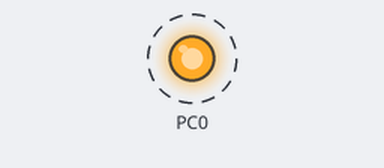
The program below on a simulated ATmega16, built with avr-gcc and emulated at 1 MHz. On the bench: output pins drawn as LEDs (lit = HIGH). Dashed ring = blinking.

Above: at 0.2 s.
Timing chart, 0 to 3.0 s (numbered marks = the images above):
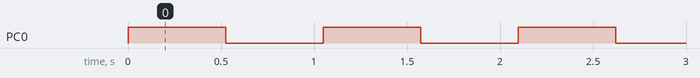

Measured:
- by itself, PC0: alternates HIGH for 0.52 s and LOW for 0.52 s

The program:

main.c
```c
/*
 * (PDF.4)ATMEGA16_exercise-1.c
 *
 * Created: 20-Aug-20 6:05:12 PM
 * Author : mohab
 */

#include <avr/io.h>
#include <avr/interrupt.h>

#ifndef F_CPU
#define F_CPU 1000000
#endif

#include <util/delay.h>

#define OVERFLOW_NUM_OF_COUNT 2		//for half a second since we using a prescaler of 1024 to reach an overflow rate of ~0.26s

uint8_t count_tick=0;

ISR(TIMER0_OVF_vect)
{
	count_tick++;
	if (count_tick==OVERFLOW_NUM_OF_COUNT)
	{
		PORTC^=(1<<PC0);
		count_tick=0;
	}
}

/*
int main(void)
{
	DDRC|=(1<<PC0);			//Enable pin 0 of PORTC as output
	PORTC|=(1<<PC0);		//output high

	TCCR0=0x00;				//Enable timer 0 as normal mode
	TCCR0|=(1<<CS00);		//set the clock prescaler to 1024
	TCCR0&=(~(1<<CS01));	//continue above
	TCCR0|=(1<<CS02);		//continue above

	TCNT0=0x00;				//Zeroing the timer register so it start counting from zero

	TIMSK|=(1<<TOIE0);		//Enable timer overflow interrupt

	sei();					//Enable the interrupts

    while (1)
    {
    }
}
*/


/*another way to do it is to make the whole intialize timer thing in a function alone*/


void initialize_timer(void)
{
	TCCR0=0x00;				//Enable timer 0 as normal mode

	TCCR0=(1<<CS00)|(1<<CS02);		//set the clock prescaler to 1024

	TCNT0=0x00;				//Zeroing the timer register so it start counting from zero

	TIMSK|=(1<<TOIE0);		//Enable timer overflow interrupt
}

int main(void)
{
	DDRC|=(1<<PC0);			//Enable pin 0 of PORTC as output
	PORTC|=(1<<PC0);		//output high

	sei();					//Enable the interrupts

	initialize_timer();		//initialize the timer by calling it's function

	while (1)
	{
	}
}
```
